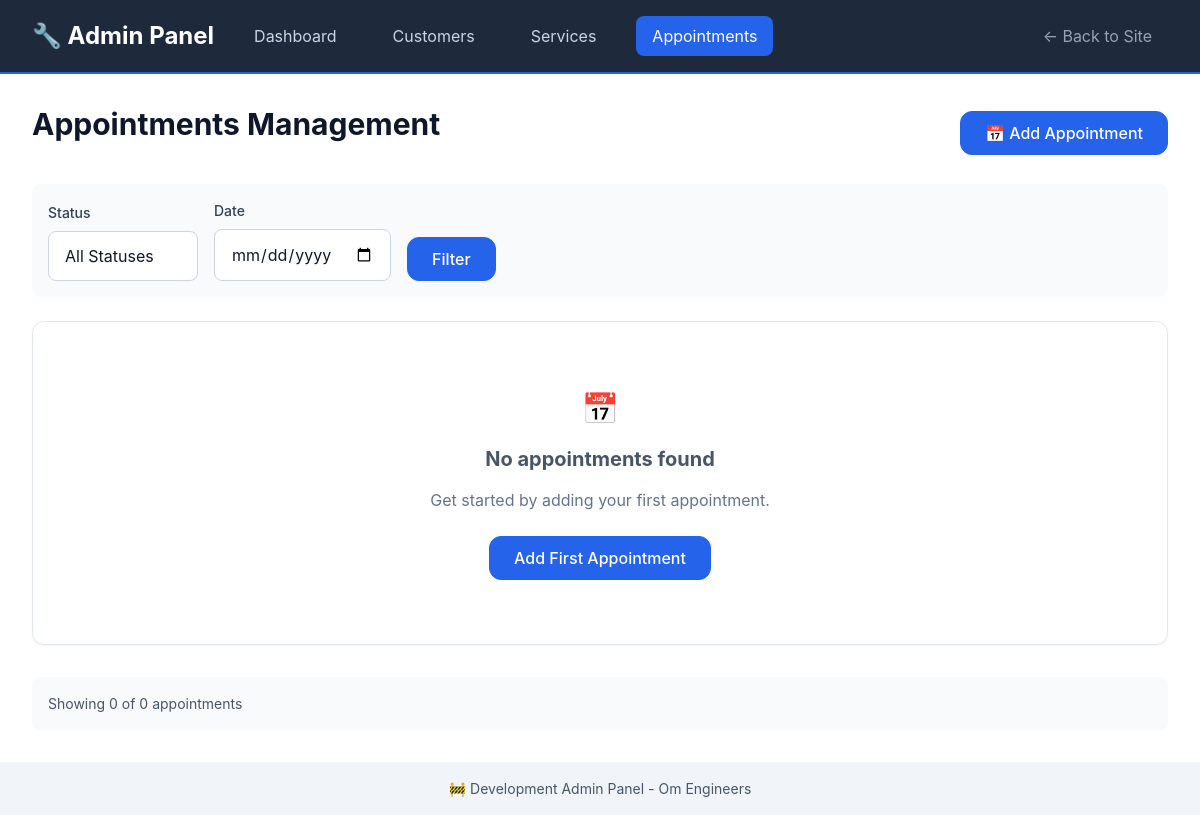
The app's page /admin/appointments, older data.
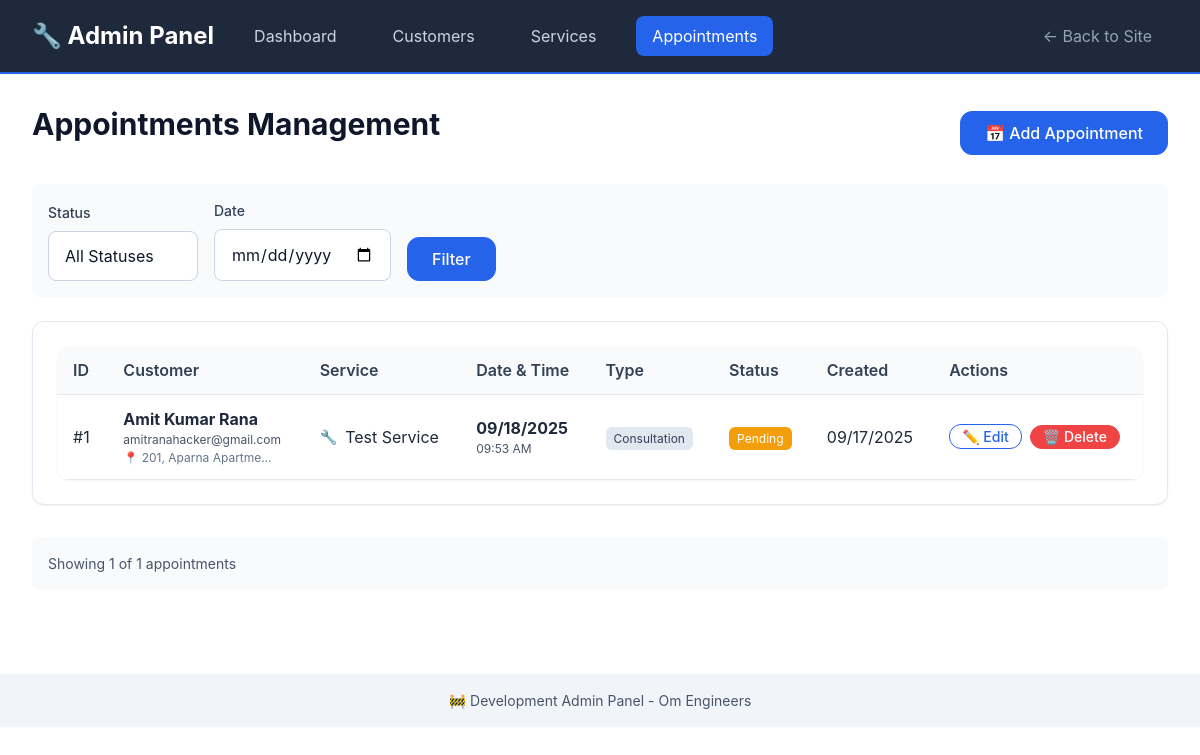
The same page, newer data.
### models/appointment_db.py (models this page shows, shortened)
class Appointment(db.Model):
    __tablename__ = 'appointments'
    id: Mapped[int] = mapped_column(primary_key=True)
    customer_id: Mapped[int] = mapped_column(ForeignKey('customers.id'), nullable=False)
    service_id: Mapped[int] = mapped_column(ForeignKey('services.id'), nullable=False)
    appointment_date: Mapped[date] = mapped_column(Date, nullable=False, index=True)
    appointment_time: Mapped[time] = mapped_column(Time, nullable=False)
    appointment_type: Mapped[AppointmentType] = mapped_column(Enum(AppointmentType), default=AppointmentType.SERVICE)
    status: Mapped[AppointmentStatus] = mapped_column(Enum(AppointmentStatus), default=AppointmentStatus.PENDING, index=True)
    notes: Mapped[str] = mapped_column(Text, nullable=True)
    address: Mapped[str] = mapped_column(Text, nullable=True)
    estimated_duration: Mapped[str] = mapped_column(String(50), nullable=True)
    estimated_cost: Mapped[str] = mapped_column(String(50), nullable=True)
    actual_cost: Mapped[str] = mapped_column(String(50), nullable=True)
    technician_notes: Mapped[str] = mapped_column(Text, nullable=True)
    created_at: Mapped[datetime] = mapped_column(DateTime, default=datetime.utcnow)
    updated_at: Mapped[datetime] = mapped_column(DateTime, default=datetime.utcnow, onupdate=datetime.utcnow)
    completed_at: Mapped[datetime] = mapped_column(DateTime, nullable=True)
    cancelled_at: Mapped[datetime] = mapped_column(DateTime, nullable=True)
    customer = db.relationship('Customer', back_populates='appointments')
    service = db.relationship('Service', back_populates='appointments')

### models/customer_db.py (models this page shows, shortened)
class Customer(db.Model):
    __tablename__ = 'customers'
    id: Mapped[int] = mapped_column(primary_key=True)
    name: Mapped[str] = mapped_column(String(100), nullable=False)
    email: Mapped[str] = mapped_column(String(120), nullable=True, index=True)
    phone: Mapped[str] = mapped_column(String(20), nullable=False, index=True)
    address: Mapped[str] = mapped_column(Text, nullable=True)
    created_at: Mapped[datetime] = mapped_column(DateTime, default=datetime.utcnow)
    updated_at: Mapped[datetime] = mapped_column(DateTime, default=datetime.utcnow, onupdate=datetime.utcnow)
    appointments = db.relationship('Appointment', back_populates='customer', cascade='all, delete-orphan')

### models/service_db.py (models this page shows, shortened)
class Service(db.Model):
    __tablename__ = 'services'
    id: Mapped[int] = mapped_column(primary_key=True)
    name: Mapped[str] = mapped_column(String(100), nullable=False)
    description: Mapped[str] = mapped_column(Text, nullable=False)
    category: Mapped[str] = mapped_column(String(50), nullable=False, index=True)
    duration: Mapped[str] = mapped_column(String(50), nullable=False)
    price_range: Mapped[str] = mapped_column(String(50), nullable=False)
    icon: Mapped[str] = mapped_column(String(10), default="🔧")
    is_active: Mapped[bool] = mapped_column(Boolean, default=True, index=True)
    created_at: Mapped[datetime] = mapped_column(DateTime, default=datetime.utcnow)
    updated_at: Mapped[datetime] = mapped_column(DateTime, default=datetime.utcnow, onupdate=datetime.utcnow)
    appointments = db.relationship('Appointment', back_populates='service')

### routes/admin.py (the view)
@admin_bp.route('/appointments')
def appointments():
    status = request.args.get('status', '')
    date_filter = request.args.get('date', '')
    page = request.args.get('page', 1, type=int)
    query = Appointment.query
    if status:
        try:
            status_enum = AppointmentStatus(status)
            query = query.filter(Appointment.status == status_enum)
        except ValueError:
            pass
    if date_filter:
        try:
            filter_date = datetime.strptime(date_filter, '%Y-%m-%d').date()
            query = query.filter(Appointment.appointment_date == filter_date)
        except ValueError:
            pass
    appointments = query.order_by(Appointment.created_at.desc()).paginate(
        page=page, per_page=20, error_out=False
    )
    appointment_details = []
    for apt in appointments.items:
        customer = Customer.query.get(apt.customer_id)
        service = Service.query.get(apt.service_id)
        appointment_details.append({
            'appointment': apt,
            'customer': customer,
            'service': service
        })
    return render_template('admin/appointments.html',
                         appointments=appointments,
                         appointment_details=appointment_details,
                         statuses=list(AppointmentStatus),
                         current_status=status,
                         current_date=date_filter)

### templates/admin/appointments.html (shortened to what this page needs)
{% extends "admin/base.html" %}
{% block content %}
<div style="display: flex; justify-content: space-between; align-items: center; margin-bottom: var(--space-6);">
    <h1>Appointments Management</h1>
    <a href="{{ url_for('admin.new_appointment') }}" class="btn btn-primary">📅 Add Appointment</a>
</div>
<div class="filters">
    <form method="GET" style="display: flex; gap: var(--space-4); align-items: end; flex-wrap: wrap; width: 100%;">
        <div style="min-width: 150px;">
            <label for="status" class="form-label">Status</label>
            <select id="status" name="status" class="form-input">
                <option value="">All Statuses</option>
            </select>
        </div>
        <div style="min-width: 150px;">
            <label for="date" class="form-label">Date</label>
            <input type="date" id="date" name="date" class="form-input" value="{{ current_date }}">
        </div>
        <button type="submit" class="btn btn-primary">Filter</button>
    </form>
</div>
{% if appointments.items %}
<div class="card">
    <table class="admin-table">
        <thead>
            <tr>
                <th>ID</th>
                <th>Customer</th>
                <th>Service</th>
                <th>Date & Time</th>
                <th>Type</th>
                <th>Status</th>
                <th>Created</th>
                <th>Actions</th>
            </tr>
        </thead>
        <tbody>
            {% for detail in appointment_details %}
            {% set appointment = detail.appointment %}
            {% set customer = detail.customer %}
            {% set service = detail.service %}
            <tr>
                <td>#{{ appointment.id }}</td>
                <td>
                    <div>
                        <strong>{{ customer.name if customer else 'Unknown' }}</strong>
                        {% if customer %}
                        <div style="font-size: var(--font-size-xs); color: var(--gray-600);">
                            {{ customer.email }}
                        </div>
                        {% if customer.address %}
                        <div style="font-size: var(--font-size-xs); color: var(--gray-500); max-width: 150px; overflow: hidden; text-overflow: ellipsis; white-space: nowrap;"
                             title="{{ customer.address }}">
                            📍 {{ customer.address }}
                        </div>
                        {% endif %}
                        {% endif %}
                    </div>
                </td>
                <td>
                    <div style="display: flex; align-items: center; gap: var(--space-2);">
                        {% if service %}
                        <span style="font-size: var(--font-size-sm);">{{ service.icon }}</span>
                        <span>{{ service.name }}</span>
                        {% else %}
                        <span style="color: var(--gray-500);">Unknown Service</span>
                        {% endif %}
                    </div>
                </td>
                <td>
                    <div>
                        <strong>{{ appointment.appointment_date.strftime('%m/%d/%Y') }}</strong>
                        <div style="font-size: var(--font-size-xs); color: var(--gray-600);">
                            {{ appointment.appointment_time.strftime('%I:%M %p') }}
                        </div>
                    </div>
                </td>
                <td>
                    <span style="background-color: var(--gray-200); color: var(--gray-700); padding: var(--space-1) var(--space-2); border-radius: var(--border-radius-sm); font-size: var(--font-size-xs);">
                        {{ appointment.appointment_type.value.title() }}
                    </span>
                </td>
                <td>
                    <span style="background-color:
                        {% if appointment.status.value == 'pending' %}var(--warning-color)
                        {% elif appointment.status.value == 'confirmed' %}var(--primary-color)
                        {% elif appointment.status.value == 'completed' %}var(--success-color)
                        {% elif appointment.status.value == 'cancelled' %}var(--error-color)
                        {% else %}var(--gray-400){% endif %};
                        color: var(--white); padding: var(--space-1) var(--space-2); border-radius: var(--border-radius-sm); font-size: var(--font-size-xs);">
                        {{ appointment.status.value.title() }}
                    </span>
                </td>
                <td>{{ appointment.created_at.strftime('%m/%d/%Y') }}</td>
                <td>
                    <div style="display: flex; gap: var(--space-2);">
                        <a href="{{ url_for('admin.edit_appointment', appointment_id=appointment.id) }}"
                           class="btn btn-sm btn-outline">✏️ Edit</a>
                        <form method="POST" action="{{ url_for('admin.delete_appointment', appointment_id=appointment.id) }}"
                              style="display: inline;"
                              onsubmit="return confirm('Are you sure you want to delete this appointment?')">
                            <button type="submit" class="btn btn-sm btn-danger">🗑️ Delete</button>
                        </form>
                    </div>
                </td>
            </tr>
            {% endfor %}
        </tbody>
    </table>
</div>
{% else %}
<div class="card" style="text-align: center; padding: var(--space-16);">
    <div style="font-size: var(--font-size-3xl); margin-bottom: var(--space-4);">📅</div>
    <h3 style="color: var(--gray-600); margin-bottom: var(--space-4);">No appointments found</h3>
    {% if current_status or current_date %}
    <p style="color: var(--gray-500); margin-bottom: var(--space-6);">
        No appointments match your filters.
    </p>
    <a href="{{ url_for('admin.appointments') }}" class="btn btn-secondary">Clear Filters</a>
    {% else %}
    <p style="color: var(--gray-500); margin-bottom: var(--space-6);">
        Get started by adding your first appointment.
    </p>
    <a href="{{ url_for('admin.new_appointment') }}" class="btn btn-primary">Add First Appointment</a>
    {% endif %}
</div>
{% endif %}
<div style="margin-top: var(--space-8); padding: var(--space-4); background: var(--gray-50); border-radius: var(--border-radius);">
    <p style="margin: 0; color: var(--gray-600); font-size: var(--font-size-sm);">
        Showing {{ appointments.items|length }} of {{ appointments.total }} appointments
    </p>
</div>
{% endblock %}

### templates/admin/base.html (shortened to what this page needs)
<!DOCTYPE html>
<html lang="en">
<head>
    <link rel="stylesheet" href="{{ url_for('static', filename='css/main.css') }}">
</head>
<body>
    <header class="admin-header">
        <div class="container">
            <div class="admin-nav">
                <h2 style="color: var(--white); margin: 0;">🔧 Admin Panel</h2>
                <a href="{{ url_for('admin.index') }}" class="{% if request.endpoint == 'admin.index' %}active{% endif %}">Dashboard</a>
                <a href="{{ url_for('admin.customers') }}" class="{% if 'customers' in request.endpoint %}active{% endif %}">Customers</a>
                <a href="{{ url_for('admin.services') }}" class="{% if 'services' in request.endpoint %}active{% endif %}">Services</a>
                <a href="{{ url_for('admin.appointments') }}" class="{% if 'appointments' in request.endpoint %}active{% endif %}">Appointments</a>
                <div style="margin-left: auto;">
                    <a href="{{ url_for('main.index') }}" style="color: var(--gray-400);">← Back to Site</a>
                </div>
            </div>
        </div>
    </header>
    <main class="admin-content">
        <div class="container">
            {% block content %}{% endblock %}
        </div>
    </main>
    <footer style="background-color: var(--gray-100); padding: var(--space-4) 0; text-align: center; color: var(--gray-600);">
        <div class="container">
            <p style="margin: 0; font-size: var(--font-size-sm);">
                🚧 Development Admin Panel - {{ config.APP_NAME }}
            </p>
        </div>
    </footer>
</body>
</html>

### templates/admin/base.html (style rules this page uses)
.admin-header { background-color: var(--gray-800); color: var(--white); padding: var(--space-4) 0; border-bottom: 2px solid var(--primary-color); }
.admin-nav { display: flex; gap: var(--space-6); align-items: center; }
.admin-nav a { color: var(--gray-300); text-decoration: none; padding: var(--space-2) var(--space-4); border-radius: var(--border-radius); transition: all 0.2s ease; }
.admin-nav a:hover, .admin-nav a.active { background-color: var(--primary-color); color: var(--white); }
.admin-content { padding: var(--space-8) 0; min-height: calc(100vh - 200px); }
.admin-table { width: 100%; border-collapse: collapse; background: var(--white); box-shadow: var(--shadow-sm); border-radius: var(--border-radius-lg); overflow: hidden; }
.admin-table th, .admin-table td { padding: var(--space-3) var(--space-4); text-align: left; border-bottom: 1px solid var(--gray-200); }
.admin-table th { background-color: var(--gray-50); font-weight: var(--font-weight-semibold); color: var(--gray-700); }
.btn-sm { padding: var(--space-1) var(--space-3); font-size: var(--font-size-sm); min-height: auto; }
.btn-danger { background-color: var(--error-color); border-color: var(--error-color); color: var(--white); }
.filters { background: var(--gray-50); padding: var(--space-4); border-radius: var(--border-radius); margin-bottom: var(--space-6); display: flex; gap: var(--space-4); align-items: end; flex-wrap: wrap; }

Row changes from the older to the newer data that the page shows:
added Appointment: id "1", appointment_date "09/18/2025", appointment_time "09:53 AM", appointment_type.value "Consultation", status.value "Pending", created_at "09/17/2025"
now on this page (row unchanged): Customer: name "Amit Kumar Rana", email "amitranahacker@gmail.com", address "201, Aparna Apartme…"
added Service: icon "🔧", name "Test Service"
Text that changed along with them:
{{ appointments.items|length }}: "0" → "1"
{{ appointments.total }}: "0" → "1"
text no longer shown: "📅 No appointments found Get started by adding your first appointment. Add First Appointment"
text now shown: "ID Customer Service Date & Time Type Status Created Actions"
new list line: "# ✏️ Edit 🗑️ Delete"
